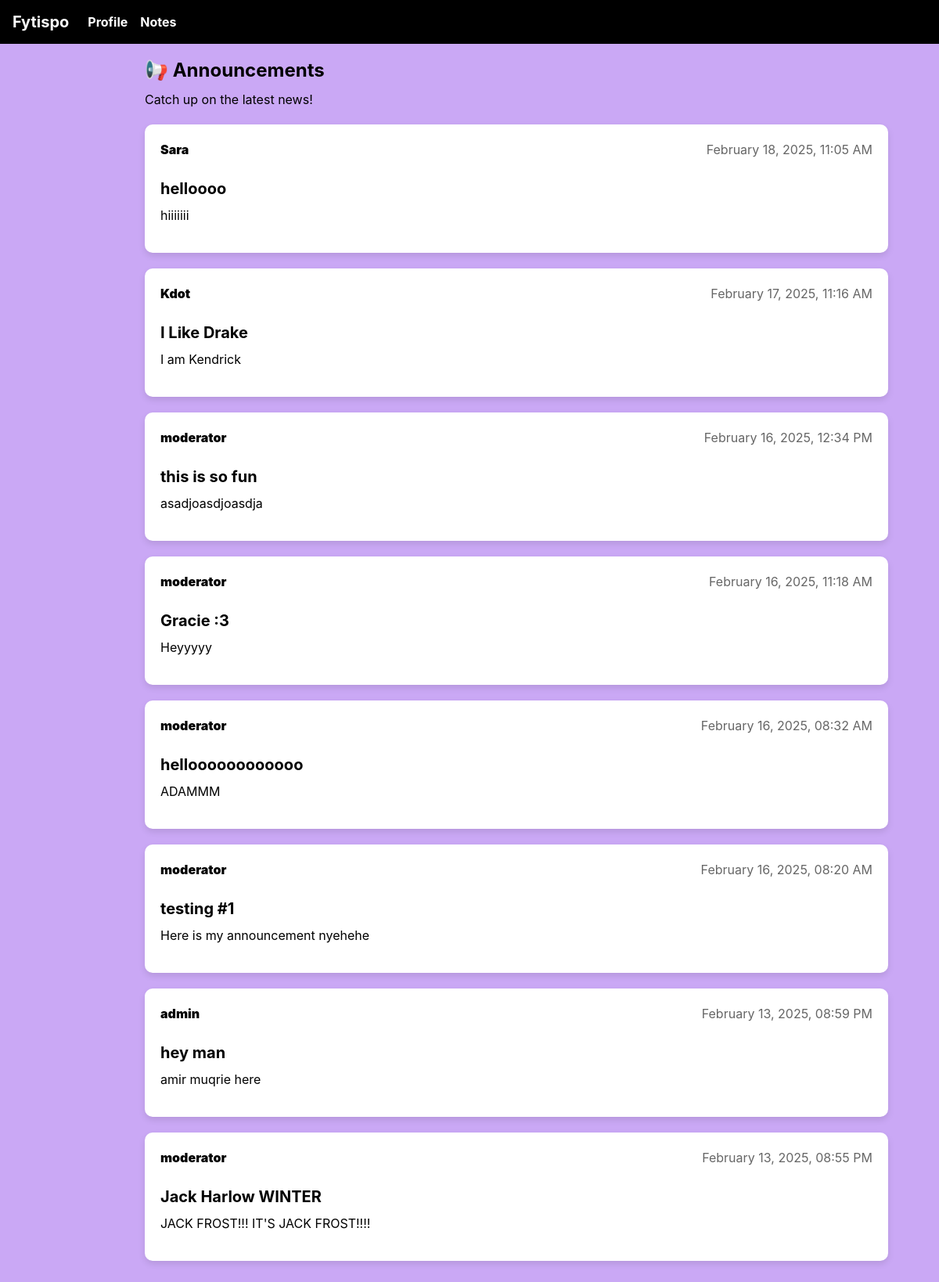
The app's page /readAnnouncement/ with its own data.
### FytispoApp/models.py (models this page shows, shortened)
class Announcement(models.Model):
    announcement_id = models.AutoField(primary_key=True)
    title = models.CharField(max_length=255)
    content_text = models.TextField(max_length=500)
    posted_at = models.DateTimeField(default=timezone.now)
    user = models.ForeignKey(User, on_delete=models.SET_NULL, null=True, blank=True, related_name="announcements")
    content = models.ForeignKey(Content, on_delete=models.CASCADE, related_name="announcements", null=True, blank=True)  # Add this line
    flag_report = models.ForeignKey("FlagReport", on_delete=models.SET_NULL, null=True, blank=True, related_name="flagged_announcements")

class User(AbstractUser):
    user_id = models.AutoField(primary_key=True)  # Primary Key (Auto-incremented)
    email = models.EmailField(unique=True, null=False)
    created_at = models.DateTimeField(auto_now_add=True)
    role = models.ForeignKey(Role, on_delete=models.CASCADE, related_name="users")  # Foreign Key to Role
    groups = models.ManyToManyField(
        "auth.Group",
        related_name="custom_user_groups",  # Prevents conflict
        blank=True
    )
    user_permissions = models.ManyToManyField(
        "auth.Permission",
        related_name="custom_user_permissions",  # Prevents conflict
        blank=True
    )

### FytispoApp/views.py (the view)
# urls.py: path('readAnnouncement/',views.readAnnouncement_view, name = 'readAnnouncement'), # read announcements URL
def readAnnouncement_view(request):
    announcements = Announcement.objects.all().order_by('-posted_at')  # Fetch all announcements sorted by date
    return render(request, 'readAnnouncement.html', {'announcements': announcements})

### FytispoApp/templates/readAnnouncement.html (shortened to what this page needs)
{% extends 'base.html' %}
{% load static %}
{% block extra_css %}
<link rel="stylesheet" href="{% static 'CSS/readAnnouncement.css' %}">
<link rel="stylesheet" href="https://unpkg.com/boxicons@2.1.4/css/boxicons.min.css">
{% endblock %}
{% block content %}
<div class="dashboard-container">
    <div class="main-content">
        <h2 class="header-title">📢 Announcements</h2>
        <p class="header-message">Catch up on the latest news!</p>
        {% if announcements %}
            {% for announcement in announcements %}
                <div class="announcement-box">
                    <div class="poster-details">
                        <p class="poster-name"><b>{{ announcement.user.username|default:"Unknown" }}</b></p>
                        <p class="post-time">{{ announcement.posted_at|date:"F d, Y, h:i A" }}</p>
                    </div>
                    <h3 class="announcement-title">{{ announcement.title }}</h3>
                    <p class="announcement-text">{{ announcement.content_text }}</p>
                </div>
            {% endfor %}
        {% else %}
            <p>No announcements available.</p>
        {% endif %}
    </div>
</div>
{% endblock %}

### FytispoApp/static/CSS/readAnnouncement.css (style rules this page uses)
body, html { background-color: #caa8f5; height: 100%; margin: 0; padding: 0; position: relative; overflow: hidden; }
.dashboard-container { display: flex; height: 100vh; }
.main-content { margin-left: 120px; padding: 20px; flex-grow: 1; overflow-y: auto; height: calc(100vh - 60px); }
.header-title { font-size: 24px; font-weight: bold; color: black; margin-bottom: 10px; }
.header-message { font-size: 16px; color: black; margin-bottom: 20px; }
.announcement-box { background-color: white; padding: 20px; border-radius: 10px; box-shadow: 0 4px 8px rgba(0, 0, 0, 0.1); margin-bottom: 20px; }
.poster-details { display: flex; justify-content: space-between; margin-bottom: 10px; }
.poster-name { font-weight: bold; color: black; }
.post-time { color: #666; }
.announcement-title { font-size: 20px; font-weight: bold; color: black; margin-bottom: 10px; }
.announcement-text { font-size: 16px; color: black; }

### records on screen
Announcement: user.username "Sara", posted_at "February 18, 2025, 11:05 AM", title "helloooo", content_text "hiiiiiii"
Announcement: user.username "Kdot", posted_at "February 17, 2025, 11:16 AM", title "I Like Drake", content_text "I am Kendrick"
Announcement: user.username "moderator", posted_at "February 16, 2025, 12:34 PM", title "this is so fun", content_text "asadjoasdjoasdja"
Announcement: user.username "moderator", posted_at "February 16, 2025, 11:18 AM", title "Gracie :3", content_text "Heyyyyy"
Announcement: user.username "moderator", posted_at "February 16, 2025, 08:32 AM", title "helloooooooooooo", content_text "ADAMMM"
Announcement: user.username "moderator", posted_at "February 16, 2025, 08:20 AM", title "testing #1", content_text "Here is my announcement nyehehe"
Announcement: user.username "admin", posted_at "February 13, 2025, 08:59 PM", title "hey man", content_text "amir muqrie here"
Announcement: user.username "moderator", posted_at "February 13, 2025, 08:55 PM", title "Jack Harlow WINTER", content_text "JACK FROST!!! IT'S JACK FROST!!!!"
